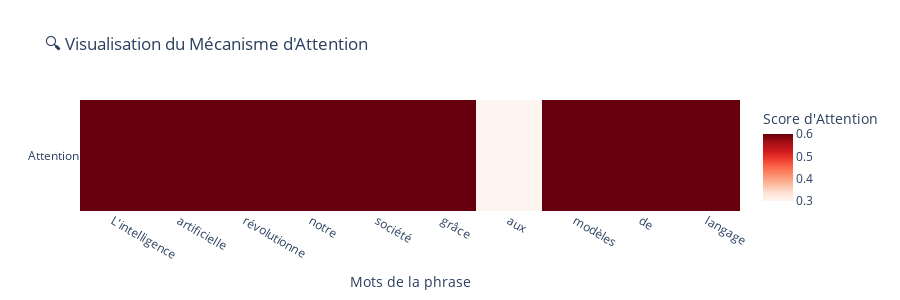
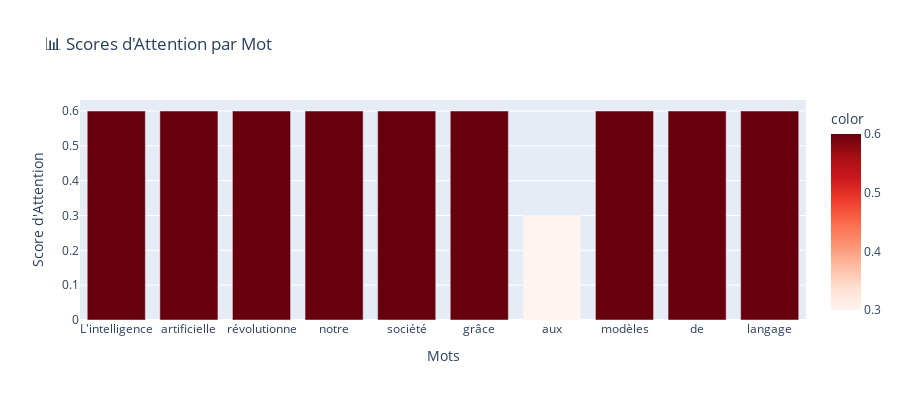

Write notebook code for charts like these, in order.
### Code cell
# Visualisation interactive de l'attention
phrase_demo = "L'intelligence artificielle révolutionne notre société grâce aux modèles de langage"
mots_demo, scores_demo = simuler_attention(phrase_demo, "intelligence")

# Créer une heatmap d'attention
fig = go.Figure(data=go.Heatmap(
    z=[scores_demo],
    x=mots_demo,
    y=['Attention'],
    colorscale='Reds',
    showscale=True,
    colorbar=dict(title="Score d'Attention")
))

fig.update_layout(
    title="🔍 Visualisation du Mécanisme d'Attention",
    xaxis_title="Mots de la phrase",
    height=300
)

fig.show()

# Graphique en barres pour une autre vue
fig2 = px.bar(
    x=mots_demo, y=scores_demo,
    title="📊 Scores d'Attention par Mot",
    labels={'x': 'Mots', 'y': 'Score d\'Attention'},
    color=scores_demo,
    color_continuous_scale='Reds'
)

fig2.update_layout(height=400, showlegend=False)
fig2.show()

print("🎯 Interprétation:")
print("  🔴 Rouge foncé = Attention élevée")
print("  🔴 Rouge clair = Attention modérée")
print("  ⚪ Blanc = Attention faible")
print("  💡 Le LLM 'regarde' surtout les mots importants")

### Figure 1 — Plotly figure (JSON) as saved in the notebook; plotly's stock layout.template omitted (floating-point values rounded to 4 significant figures)
{"data": [{"colorbar": {"title": {"text": "Score d'Attention"}}, "colorscale": [[0, "rgb(255,245,240)"], [0.125, "rgb(254,224,210)"], [0.25, "rgb(252,187,161)"], [0.375, "rgb(252,146,114)"], [0.5, "rgb(251,106,74)"], [0.625, "rgb(239,59,44)"], [0.75, "rgb(203,24,29)"], [0.875, "rgb(165,15,21)"], [1, "rgb(103,0,13)"]], "showscale": true, "type": "heatmap", "x": ["L'intelligence", "artificielle", "révolutionne", "notre", "société", "grâce", "aux", "modèles", "de", "langage"], "y": ["Attention"], "z": [[0.6, 0.6, 0.6, 0.6, 0.6, 0.6, 0.3, 0.6, 0.6, 0.6]]}], "layout": {"height": 300, "title": {"text": "🔍 Visualisation du Mécanisme d'Attention"}, "xaxis": {"title": {"text": "Mots de la phrase"}}}}

### Figure 2 — Plotly figure (JSON) as saved in the notebook; plotly's stock layout.template omitted (floating-point values rounded to 4 significant figures)
{"data": [{"hovertemplate": "Mots=%{x}<br>Score d'Attention=%{y}<br>color=%{marker.color}<extra></extra>", "legendgroup": "", "marker": {"color": [0.6, 0.6, 0.6, 0.6, 0.6, 0.6, 0.3, 0.6, 0.6, 0.6], "coloraxis": "coloraxis", "pattern": {"shape": ""}}, "name": "", "orientation": "v", "showlegend": false, "textposition": "auto", "type": "bar", "x": ["L'intelligence", "artificielle", "révolutionne", "notre", "société", "grâce", "aux", "modèles", "de", "langage"], "xaxis": "x", "y": [0.6, 0.6, 0.6, 0.6, 0.6, 0.6, 0.3, 0.6, 0.6, 0.6], "yaxis": "y"}], "layout": {"barmode": "relative", "coloraxis": {"colorbar": {"title": {"text": "color"}}, "colorscale": [[0, "rgb(255,245,240)"], [0.125, "rgb(254,224,210)"], [0.25, "rgb(252,187,161)"], [0.375, "rgb(252,146,114)"], [0.5, "rgb(251,106,74)"], [0.625, "rgb(239,59,44)"], [0.75, "rgb(203,24,29)"], [0.875, "rgb(165,15,21)"], [1, "rgb(103,0,13)"]]}, "height": 400, "legend": {"tracegroupgap": 0}, "showlegend": false, "title": {"text": "📊 Scores d'Attention par Mot"}, "xaxis": {"anchor": "y", "domain": [0, 1], "title": {"text": "Mots"}}, "yaxis": {"anchor": "x", "domain": [0, 1], "title": {"text": "Score d'Attention"}}}}
